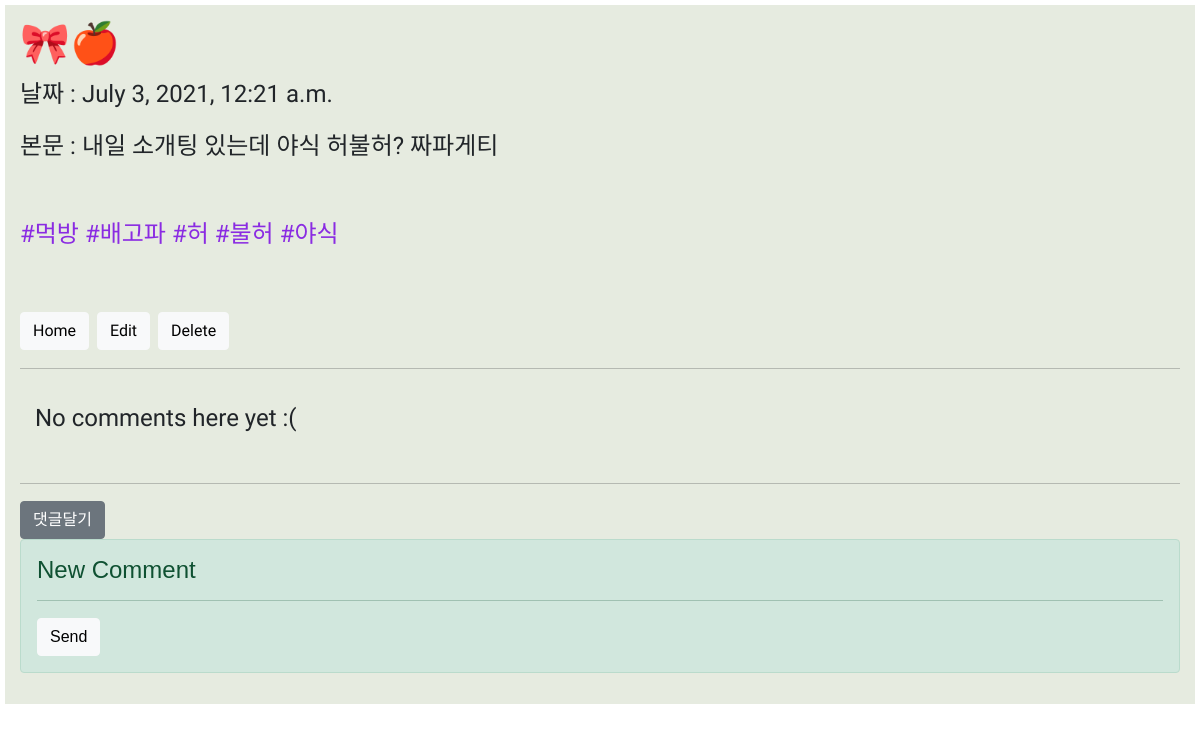
Page /blog/2 on the committed database.
### blog/models.py (models this page shows, shortened)
class Blog(models.Model):
    title=models.CharField(max_length=200)
    pub_date=models.DateTimeField('date published')
    body=models.TextField()
    hashtag = models.ManyToManyField(HashTag)

class HashTag(models.Model):
    hashtag_name = models.CharField(max_length=100)
    def __str__(self):
        return self.hashtag_name

### blog/views.py (the view)
# urls.py: path("blog/<int:blog_id>", blog.detail, name="detail"),
def detail(request, blog_id):
    blog_detail = get_object_or_404(Blog, pk=blog_id)
    blog_hashtag = blog_detail.hashtag.all()
    return render(request, 'detail.html', {'blog': blog_detail, 'hashtags': blog_hashtag})

### blog/templates/detail.html (shortened to what this page needs)
<!DOCTYPE html>
<html lang="en">
<head>
    <link href="https://cdn.jsdelivr.net/npm/bootstrap@5.0.0/dist/css/bootstrap.min.css" rel="stylesheet">
</head>
<body style = "font-family: 'Gamja Flower', cursive; font-size: x-large;">
    <div style="border:5px; border-style: solid; border-color:#FFFFFF; background-color : #E6EBE0; padding :15px;">
        <h1>{{blog.title}}</h1>
    <p>날짜 : {{blog.pub_date}}</p>
    <p>본문 : {{blog.body}}</p>
    <br>
    <p style = "color: blueviolet" >
     {% for hashtag in hashtags.all %}
        #{{hashtag}}
        {% endfor %}
    </p>
    <br>
    <div style="font-family: 'Gamja Flower', cursive; font-size: xx-large;">
        <a href="{% url 'home' %}" class="btn btn-light" >Home</a>
        <a href="{% url 'edit' blog.id %}" class="btn btn-light">Edit</a>
        <a href="{% url 'delete' blog.id %}" class="btn btn-light">Delete</a>
    </div>
  <hr>
    <div style ="border:1px; border-style:none;  padding :15px;" >
    {% for comment in blog.comments.all %}
         <div class="comment">
            <div class="date"> {{comment.created_at }}</div>
            <strong> {{ comment.author_name }}</strong>
            <p> {{  comment.comment_text|linebreaks }}</p>
         </div>
    {% empty %}
    <p>No comments here yet :(</p>
    {% endfor %}
    </div>
    <hr>
    <a class="btn btn-secondary" href="{% url 'add_comment_to_post' blog.id %}">댓글달기</a>
        <div class="alert alert-success" role="alert" style="font-family: 'Ubuntu', sans-serif;">
            {% block content %}
            <h4 class="alert-heading">New Comment</h4>
            <form method="POST" class="post-form"> {% csrf_token %}
            <hr>
            <p class="mb-0"><button type="submit" class="btn btn-light">Send</button></p>
        </form>
            {% endblock %}
        </div>
</body>
</html>

### rows in the picture
Blog: title "🎀🍎", pub_date "July 3, 2021, 12:21 a.m.", body "내일 소개팅 있는데 야식 허불허? 짜파게티"
HashTag: hashtag_name "먹방"
HashTag: hashtag_name "배고파"
HashTag: hashtag_name "허"
HashTag: hashtag_name "불허"
HashTag: hashtag_name "야식"
